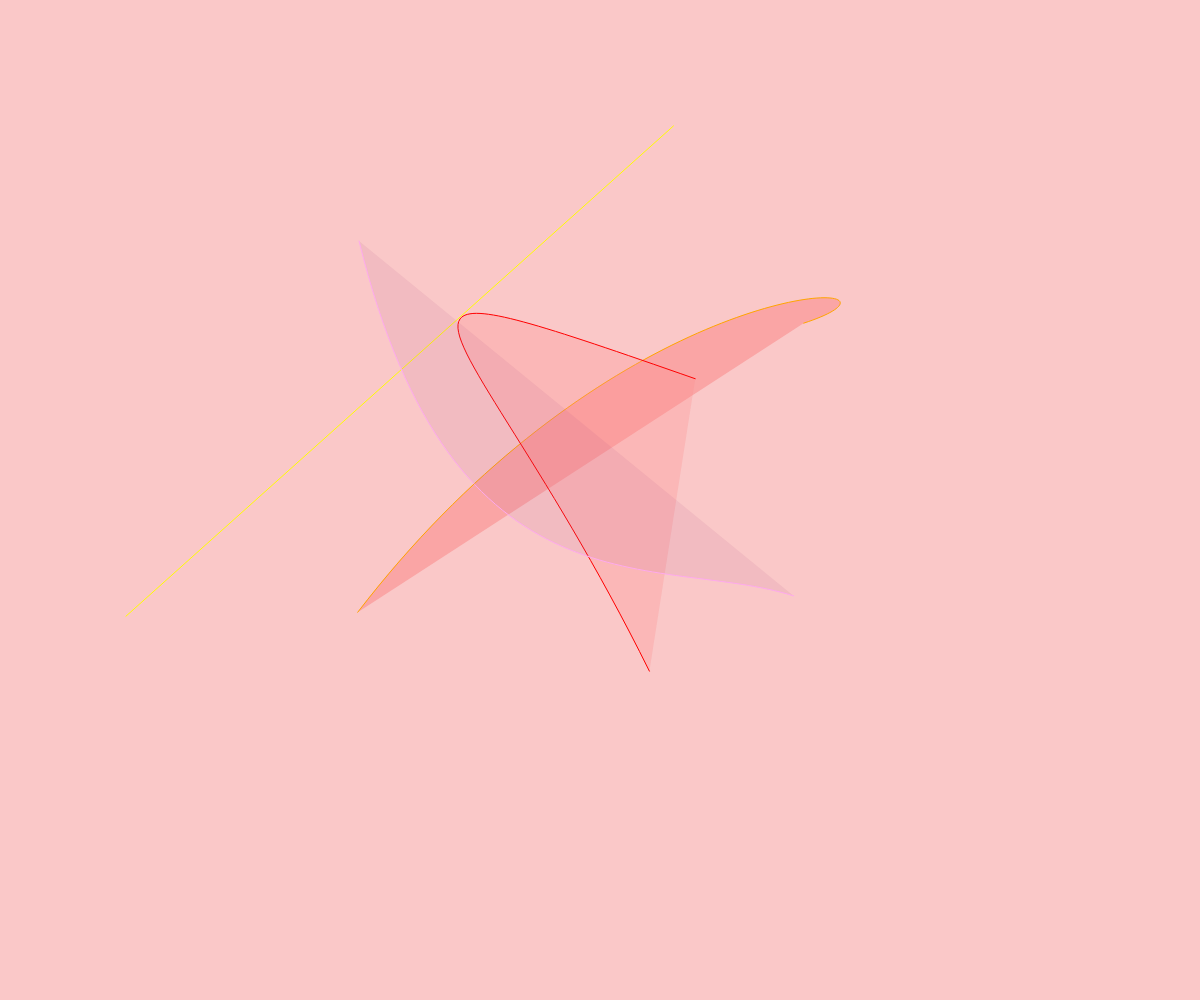
Frame 1 (no input)
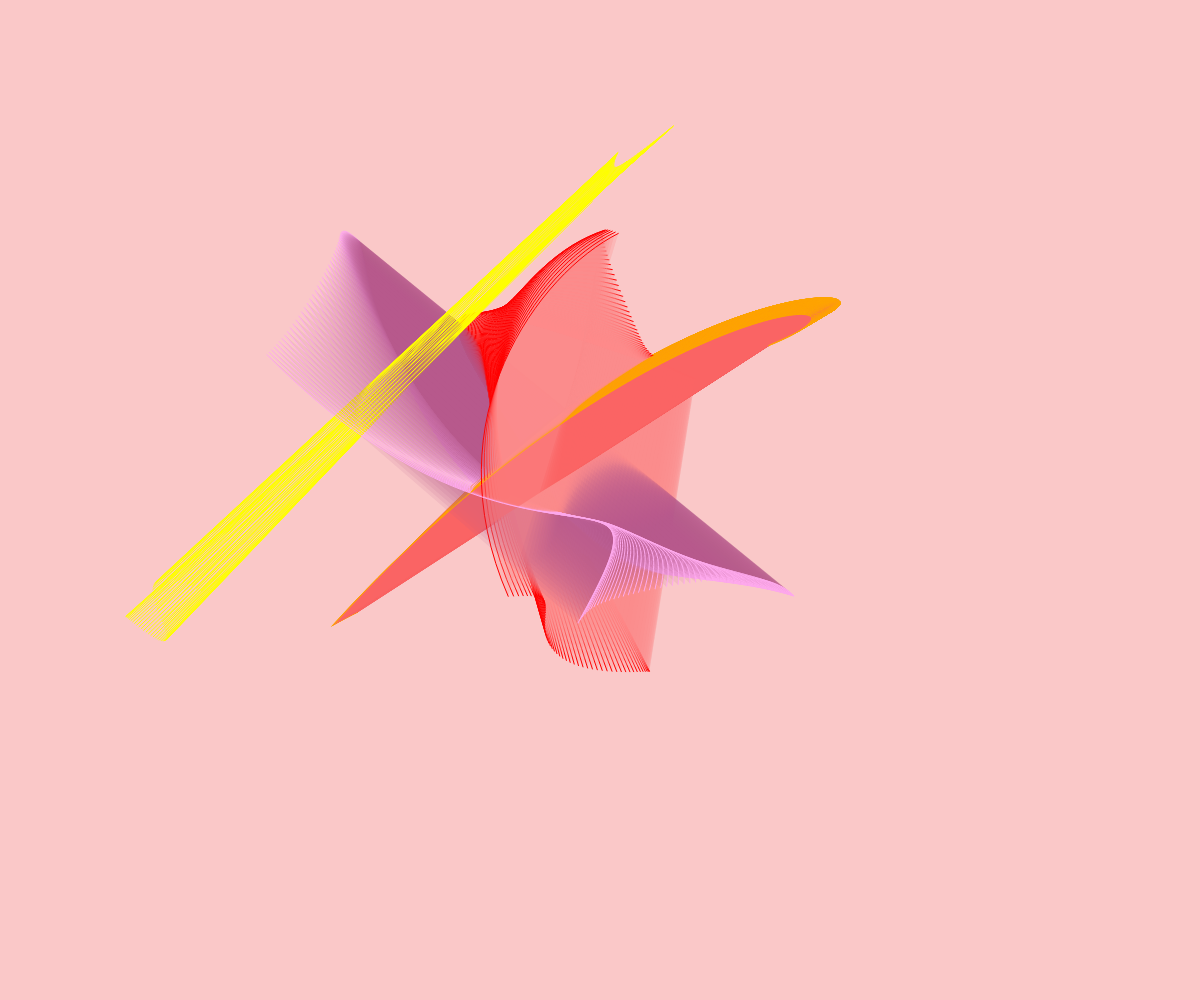
Frame 60 (no input)
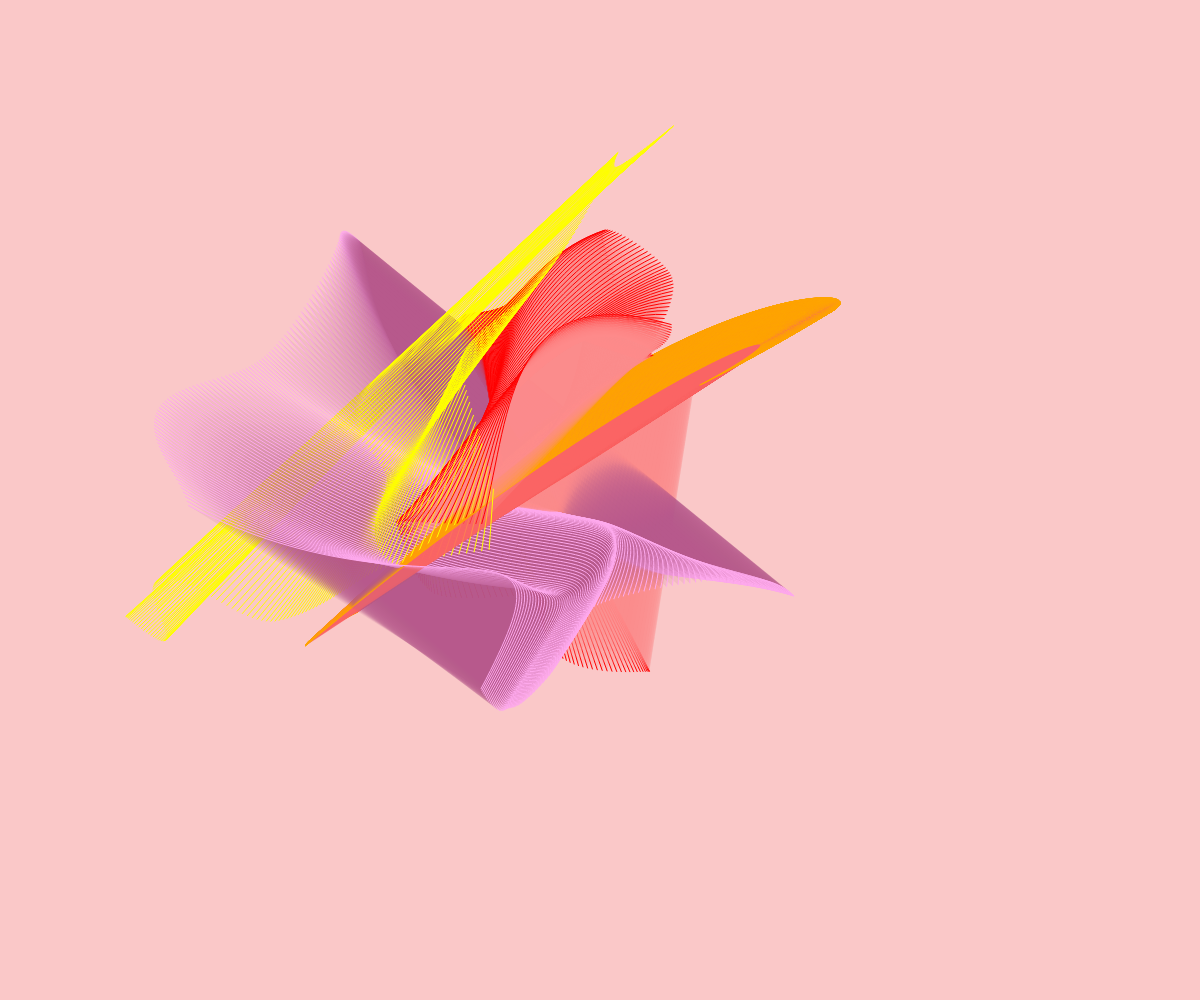
Frame 120 (the mouse pressed at the canvas centre since frame 60)

The p5.js sketch that drew these frames (run headless with seeded random() and noise() and a simulated clock; from frame 60 on, the mouse is pressed at the canvas centre):

// p5.js sketch
// ── sketch.js
let x1;
let y1;
let x2;
let y2;
let x3;
let y3;
let x4;
let y4;

let x5;
let y5;
let x6;
let y6;
let x7;
let y7;
let x8;
let y8;

let x9;
let y9;
let z9;
let x10;
let y10;
let z10;

let offset;
let offset1;
let offset2;
let offset3;

function setup() {
  createCanvas(windowWidth, windowHeight);
    background(250,200,200);
    stroke(0,20);
    offset = 0;
    offset1 = 10;
    offset2 = 20;
    offset3 = 15;

}

function draw() {

//dark pink colour fill
  fill(250,100,100,90);

//orange line stroke colour
  stroke('ORANGE');

  x1 = noise(offset)*width;
  x2 = noise(offset+140)*width;
  x3 = noise(offset+150)*width;
  x4 = noise(offset+200)*width;

  y1 = noise(offset+80)*height;
  y2 = noise(offset+57)*height;
  y3 = noise(offset+20)*height;
  y4 = noise(offset+250)*height;

  bezier(x1,y1,x2,y2,x3,y3,x4,y4);

  offset = offset + 0.001;

//light pink colour fill
  fill(250,140,140,70);

// red line stroke colour
  stroke('RED');
  x5 = noise(offset1+5)*width;
  x6 = noise(offset1+10)*width;
  x7 = noise(offset1+15)*width;
  x8 = noise(offset1+20)*width;

  y5 = noise(offset1+80)*height;
  y6 = noise(offset1+90)*height;
  y7 = noise(offset1+100)*height;
  y8 = noise(offset1+200)*height;

  bezier(x5,y5,x6,y6,x7,y7,x8,y8);

  offset1 = offset1 + 0.005;

//yellow line stroke colour
  stroke('YELLOW');

  x9 = noise(offset2+200)*width;
  x10 = noise(offset2+200)*width;

  y9 = noise(offset2+500)*width;
  y10 = noise(offset2+500)*width;

  z9 = noise(offset2+50)*width;
  z10 = noise(offset2+40)*width;

  line(x9, y9, z9, x10, y10, z10);

  offset2 = offset2 + 0.005;

//dark pink colour fill
  fill(180,90,140,30);

//bright pink stroke colour
  stroke('#fae');

  x5 = noise(offset3+115)*width;
  x6 = noise(offset3+210)*width;
  x7 = noise(offset3+215)*width;
  x8 = noise(offset3+310)*width;

  y5 = noise(offset3+170)*height;
  y6 = noise(offset3+180)*height;
  y7 = noise(offset3+190)*height;
  y8 = noise(offset3+200)*height;

  bezier(x5,y5,x6,y6,x7,y7,x8,y8);

  offset3 = offset3 + 0.005;

}
